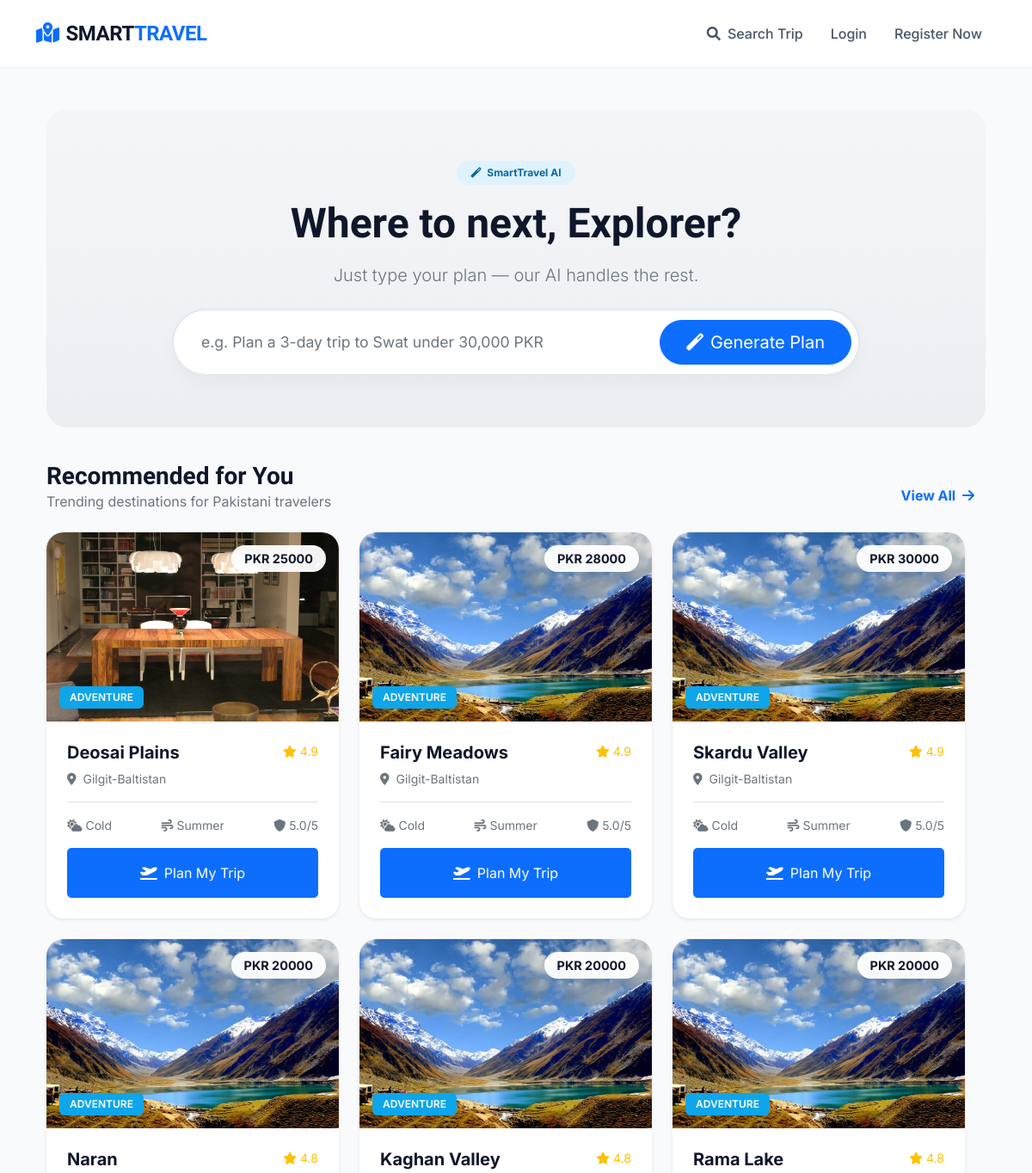
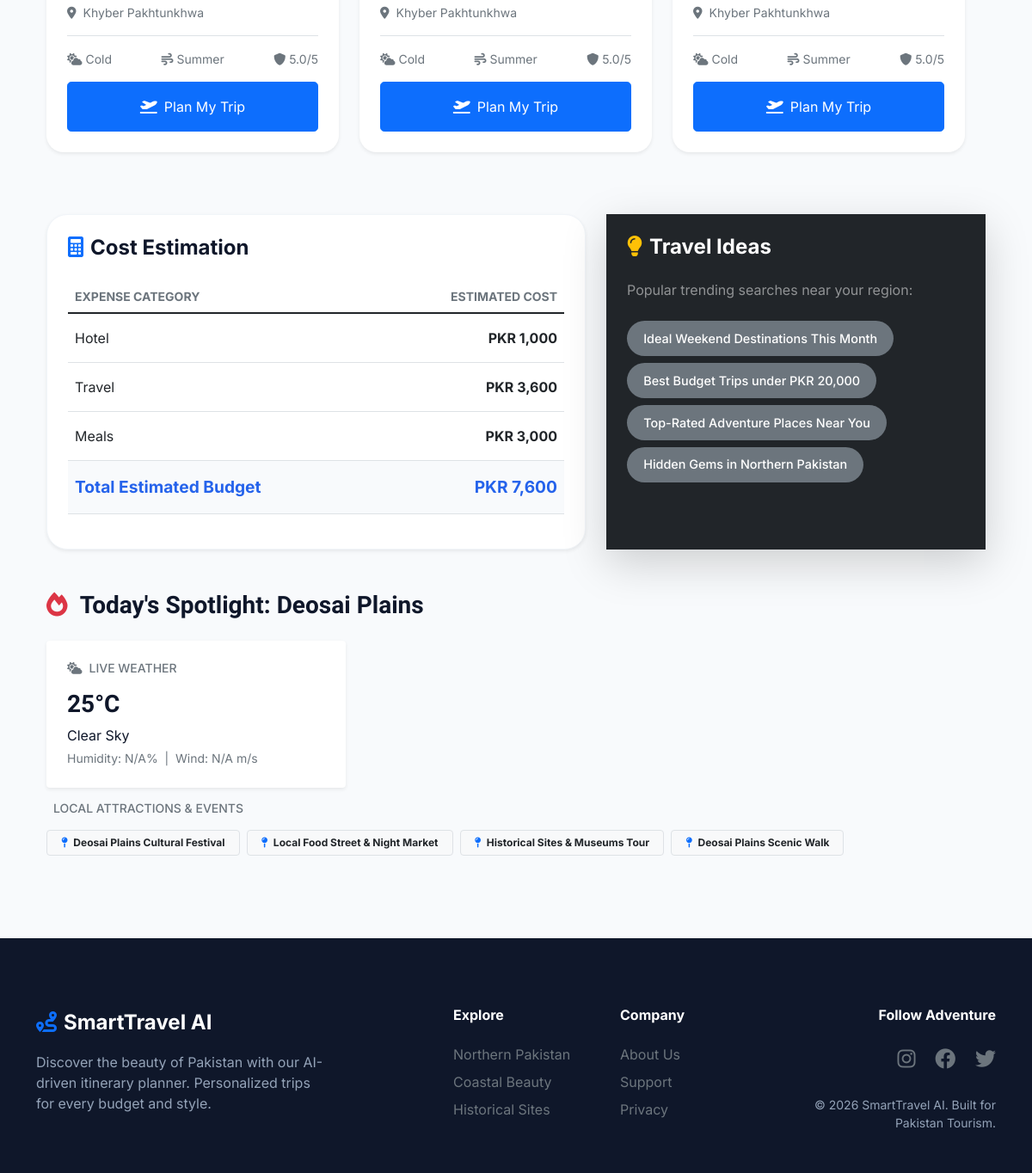
The page / on the database its author committed (2 pictures, top to bottom).
### myapp/models.py (models this page shows, shortened)
class Destination(models.Model):
    TRAVEL_TYPE_CHOICES = (
        ('Adventure', 'Adventure'),
        ('Relaxation', 'Relaxation'),
        ('Family', 'Family'),
        ('Cultural', 'Cultural'),
        ('Historical', 'Historical'),
        ('Romantic', 'Romantic'),
        ('Other', 'Other'),
    )
    WEATHER_CHOICES = (
        ('Cold', 'Cold'),
        ('Warm', 'Warm'),
        ('Moderate', 'Moderate'),
        ('Hot', 'Hot'),
    )
    name = models.CharField(max_length=100)
    type = models.CharField(max_length=20, choices=TRAVEL_TYPE_CHOICES)
    region = models.CharField(max_length=100)
    cost = models.PositiveIntegerField(help_text="Average trip cost in PKR")
    weather = models.CharField(max_length=20, choices=WEATHER_CHOICES)
    best_season = models.CharField(max_length=50)
    activities = models.JSONField(default=list, blank=True)
    safety_rating = models.DecimalField(max_digits=2, decimal_places=1)
    user_rating = models.DecimalField(max_digits=2, decimal_places=1)
    image = models.ImageField(upload_to='destinations/', null=True, blank=True)

### myapp/views.py (the view, shortened to what this page needs)
# urls.py: path('', views.home, name='dashboard'),
def home(request):
    query = request.GET.get('q', '').strip()
    parsed_query = parse_query(query) if query else {}
    if request.user.is_authenticated:
        user_name = request.user.first_name or request.user.username
        if query and parsed_query.get('region'):
            user_greeting = f"Great choice, {user_name}! Let's map out your trip to {parsed_query['region']}."
        else:
            user_greeting = f"Welcome back, {user_name}! Ready for your next adventure?"
    else:
        user_greeting = "Where to next, Explorer?"
    recommendations = recommend_destinations(
        user=request.user if request.user.is_authenticated else None,
        query_params=parsed_query
    )
    user_lat, user_lng = 24.8607, 67.0011  # Karachi fallback
    map_destinations = []
    for dest in recommendations:
        try:
            lat, lng = geocode_location(dest.name + ", Pakistan")
        except Exception as e:
            print(f"Map Error for {dest.name}: {e}")
    top_destination_data = None
    if recommendations:
        top_dest = recommendations[0]
        weather = get_destination_weather(top_dest.name)
        events = get_local_events(top_dest.name)
        ai_advice = get_ai_itinerary_adjustment(top_dest.name, weather)
        top_destination_data = {
            'destination': top_dest,
            'weather': weather,
            'events': events,
            'ai_advice': ai_advice
        }
    budget_label = parsed_query.get('budget', 20000)
    if request.user.is_authenticated and hasattr(request.user, 'profile'):
        style = request.user.profile.travel_style or 'adventure'
        suggestions = [
            f"Top {style.title()} Spots under PKR {budget_label:,}",
            "Best Weekend Getaways from Karachi",
            "Popular Family-Friendly Destinations",
            "Hidden Gems in Northern Pakistan",
        ]
    else:
        suggestions = [
            "Ideal Weekend Destinations This Month",
            f"Best Budget Trips under PKR {budget_label:,}",
            "Top-Rated Adventure Places Near You",
            "Hidden Gems in Northern Pakistan",
        ]
    days = parsed_query.get('days') or 3
    multiplier = max(1, days / 3.0)
    base_hotel = 1000
    base_travel = 4000
    base_meals = 3000
    hotel_cost = int(base_hotel * multiplier)
    travel_cost = int(base_travel * multiplier * 0.9)
    meal_cost = int(base_meals * multiplier)
    total_cost = hotel_cost + travel_cost + meal_cost
    query_budget = parsed_query.get('budget')
    budget_exceeded = query_budget and total_cost > query_budget
    context = {
        'greeting': user_greeting,
        'query': query,
        'parsed_query': parsed_query,
        'recommendations': recommendations,
        'top_destination_data': top_destination_data,
        'travel_suggestions': suggestions,
        'budget_summary': {
            'Hotel': f"{hotel_cost:,}",
            'Travel': f"{travel_cost:,}",
            'Meals': f"{meal_cost:,}",
        },
        'total_budget': f"{total_cost:,}",
        'budget_exceeded': budget_exceeded,
        'query_budget': f"{query_budget:,}" if query_budget else None,
        'is_authenticated': request.user.is_authenticated,
        'map_destinations': map_destinations,
        'user_location': {'lat': user_lat, 'lng': user_lng},
        'is_cold_start': not request.user.is_authenticated or (
            request.user.is_authenticated and
            hasattr(request.user, 'profile') and
            not request.user.profile.travel_style
        ),
    }
    return render(request, 'home.html', context)

### templates/home.html (shortened to what this page needs)
{% extends 'base.html' %}
{% block content %}
<div class="container">
    <div class="hero-section text-center">
        <span class="badge px-3 py-2 rounded-pill mb-3" style="background: #e0f2fe; color: #0369a1;">
            <i class="fas fa-magic me-1"></i> SmartTravel AI
        </span>
        <h1 class="display-5 fw-bold mb-3">{{ greeting }}</h1>
        <p class="text-muted lead mb-4">
            {% if is_authenticated and not query %}
                We've refreshed your travel recommendations based on your profile.
            {% else %}
                Just type your plan — our AI handles the rest.
            {% endif %}
        </p>
        <form method="get" class="search-container">
            <input type="text" name="q" class="form-control search-bar-input"
                   placeholder="e.g. Plan a 3-day trip to Swat under 30,000 PKR"
                   value="{{ query }}" autofocus>
            <button type="submit" class="btn btn-primary search-btn btn-lg">
                <i class="fas fa-magic me-2"></i>Generate Plan
            </button>
        </form>
    </div>
    <div class="row mb-5">
        <div class="col-12 d-flex justify-content-between align-items-end mb-4">
            <div>
                <h3 class="fw-bold mb-0">Recommended for You</h3>
                <p class="text-muted mb-0">
                    {% if is_cold_start %}
                        Trending destinations for Pakistani travelers
                    {% else %}
                        Based on your travel style and budget
                    {% endif %}
                </p>
            </div>
            <a href="#" class="btn btn-link text-primary text-decoration-none fw-bold">
                View All <i class="fas fa-arrow-right ms-1"></i>
            </a>
        </div>
        <div class="row">
            {% for dest in recommendations %}
            <div class="col-md-4 mb-4">
                <div class="destination-card shadow-sm">
                    <div class="image-container">
                        {% if dest.image %}
                            <img src="{{ dest.image.url }}" alt="{{ dest.name }}">
                        {% else %}
                            <img src="https://images.unsplash.com/photo-1527515637462-cff94eecc1ac?auto=format&fit=crop&w=600"
                                 alt="Travel destination">
                        {% endif %}
                        <div class="price-badge">PKR {{ dest.cost|stringformat:"d" }}</div>
                        <div class="type-tag">{{ dest.type }}</div>
                    </div>
                    <div class="p-4">
                        <div class="d-flex justify-content-between align-items-start mb-2">
                            <h5 class="fw-bold mb-0">{{ dest.name }}</h5>
                            <span class="text-warning small">
                                <i class="fas fa-star me-1"></i>{{ dest.user_rating|default:"4.5" }}
                            </span>
                        </div>
                        <p class="text-muted small mb-3">
                            <i class="fas fa-location-dot me-2"></i>{{ dest.region }}
                        </p>
                        <div class="d-flex justify-content-between border-top pt-3 mb-3">
                            <span class="small text-muted">
                                <i class="fas fa-cloud-sun me-1"></i>{{ dest.weather }}
                            </span>
                            <span class="small text-muted">
                                <i class="fas fa-wind me-1"></i>{{ dest.best_season }}
                            </span>
                            <span class="small text-muted">
                                <i class="fas fa-shield-alt me-1"></i>{{ dest.safety_rating }}/5
                            </span>
                        </div>
                        <a href="{% url 'plan_trip' dest.id %}{% if parsed_query.days %}?days={{ parsed_query.days }}{% endif %}{% if parsed_query.budget %}&budget={{ parsed_query.budget }}{% endif %}"
                           class="btn btn-primary w-100 py-3 rounded-3 fw-semibold">
                            <i class="fas fa-plane-departure me-2"></i>Plan My Trip
                        </a>
                    </div>
                </div>
            </div>
            {% endfor %}
        </div>
    </div>
    <div class="row g-4 mb-5">
        <div class="col-lg-7">
            <div class="budget-card p-4 h-100 shadow-sm">
                <h4 class="fw-bold mb-4">
                    <i class="fas fa-calculator text-primary me-2"></i>Cost Estimation
                </h4>
                <div class="table-responsive">
                    <table class="table align-middle">
                        <thead class="text-muted small">
                            <tr>
                                <th>EXPENSE CATEGORY</th>
                                <th class="text-end">ESTIMATED COST</th>
                            </tr>
                        </thead>
                        <tbody>
                            {% for item, cost in budget_summary.items %}
                            <tr>
                                <td class="py-3 fw-medium">{{ item }}</td>
                                <td class="py-3 text-end fw-bold">PKR {{ cost }}</td>
                            </tr>
                            {% endfor %}
                            <tr class="total-row">
                                <td class="py-3 fw-bold">Total Estimated Budget</td>
                                <td class="py-3 text-end fw-bold">PKR {{ total_budget }}</td>
                            </tr>
                        </tbody>
                    </table>
                </div>
            </div>
        </div>
        <div class="col-lg-5">
            <div class="p-4 bg-dark rounded-4 text-white h-100 shadow-lg">
                <h4 class="fw-bold mb-4">
                    <i class="fas fa-lightbulb text-warning me-2"></i>Travel Ideas
                </h4>
                <p class="text-white-50 mb-4">Popular trending searches near your region:</p>
                <div class="d-flex flex-wrap">
                    {% for suggestion in travel_suggestions %}
                        <a href="?q={{ suggestion|urlencode }}"
                           class="suggestion-badge border-0 bg-secondary text-white">
                            {{ suggestion }}
                        </a>
                    {% endfor %}
                </div>
            </div>
        </div>
    </div>
    {% if top_destination_data %}
    <div class="row mb-5">
        <div class="col-12 mb-3">
            <h3 class="fw-bold">
                <i class="fas fa-fire text-danger me-2"></i>
                Today's Spotlight: {{ top_destination_data.destination.name }}
            </h3>
        </div>
        {% if top_destination_data.weather %}
        <div class="col-md-4 mb-3">
            <div class="card border-0 shadow-sm rounded-4 p-4 h-100">
                <h6 class="text-muted text-uppercase small mb-3">
                    <i class="fas fa-cloud-sun me-2"></i>Live Weather
                </h6>
                <h3 class="fw-bold">{{ top_destination_data.weather.temp }}°C</h3>
                <p class="text-capitalize mb-1">{{ top_destination_data.weather.description }}</p>
                <small class="text-muted">
                    Humidity: {{ top_destination_data.weather.humidity }}% &nbsp;|&nbsp;
                    Wind: {{ top_destination_data.weather.wind_speed }} m/s
                </small>
            </div>
        </div>
        {% endif %}
        {% if top_destination_data.events %}
        <div class="col-12">
            <h6 class="text-muted text-uppercase small mb-3">
                Local Attractions & Events
            </h6>
            <div class="d-flex flex-wrap gap-2">
                {% for event in top_destination_data.events %}
                    <span class="badge bg-light text-dark border px-3 py-2">
                        <i class="fas fa-map-pin text-primary me-1"></i>
                        {{ event.name }}
                    </span>
                {% endfor %}
            </div>
        </div>
        {% endif %}
    </div>
    {% endif %}
</div>
<link rel="stylesheet" href="https://unpkg.com/leaflet@1.9.4/dist/leaflet.css" />
{% endblock content %}

### rows shown on the page
Destination: image (picture), cost "25000", type "ADVENTURE", name "Deosai Plains", user_rating "4.9", region "Gilgit-Baltistan", weather "Cold", best_season "Summer", safety_rating "5.0", destination.name "Deosai Plains"
Destination: image (picture), cost "28000", type "ADVENTURE", name "Fairy Meadows", user_rating "4.9", region "Gilgit-Baltistan", weather "Cold", best_season "Summer", safety_rating "5.0"
Destination: image (picture), cost "30000", type "ADVENTURE", name "Skardu Valley", user_rating "4.9", region "Gilgit-Baltistan", weather "Cold", best_season "Summer", safety_rating "5.0"
Destination: image (picture), cost "20000", type "ADVENTURE", name "Naran", user_rating "4.8", region "Khyber Pakhtunkhwa", weather "Cold", best_season "Summer", safety_rating "5.0"
Destination: image (picture), cost "20000", type "ADVENTURE", name "Kaghan Valley", user_rating "4.8", region "Khyber Pakhtunkhwa", weather "Cold", best_season "Summer", safety_rating "5.0"
Destination: image (picture), cost "20000", type "ADVENTURE", name "Rama Lake", user_rating "4.8", region "Khyber Pakhtunkhwa", weather "Cold", best_season "Summer", safety_rating "5.0"

### other values the page prints
{{ greeting }} "Where to next, Explorer?"
{{ item }} "Hotel" "Travel" "Meals"
{{ cost }} "1,000" "3,600" "3,000"
{{ total_budget }} "7,600"
{{ suggestion }} "Ideal Weekend Destinations This Month" "Best Budget Trips under PKR 20,000" "Top-Rated Adventure Places Near You" "Hidden Gems in Northern Pakistan"
{{ top_destination_data.weather.temp }} "25"
{{ top_destination_data.weather.description }} "Clear Sky"
{{ top_destination_data.weather.humidity }} "N/A"
{{ top_destination_data.weather.wind_speed }} "N/A"
{{ event.name }} "Deosai Plains Cultural Festival" "Local Food Street & Night Market" "Historical Sites & Museums Tour" "Deosai Plains Scenic Walk"
